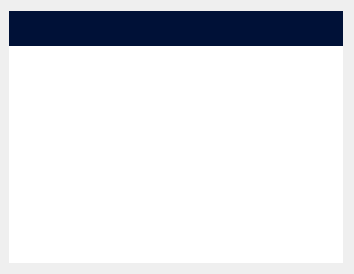
<?xml version="1.0" encoding="UTF-8"?>
<ui version="4.0">
 <class>Room_DataWid</class>
 <widget class="QWidget" name="Room_DataWid">
  <property name="geometry">
   <rect>
    <x>0</x>
    <y>0</y>
    <width>354</width>
    <height>274</height>
   </rect>
  </property>
  <property name="windowTitle">
   <string>Form</string>
  </property>
  <property name="styleSheet">
   <string notr="true"/>
  </property>
  <layout class="QGridLayout" name="gridLayout">
   <property name="leftMargin">
    <number>9</number>
   </property>
   <property name="spacing">
    <number>0</number>
   </property>
   <item row="0" column="0" colspan="2">
    <widget class="QWidget" name="titleWid" native="true">
     <property name="maximumSize">
      <size>
       <width>16777215</width>
       <height>35</height>
      </size>
     </property>
     <property name="styleSheet">
      <string notr="true">background-color: rgb(0,17,55);</string>
     </property>
    </widget>
   </item>
   <item row="1" column="0">
    <widget class="QWidget" name="volWid" native="true">
     <property name="styleSheet">
      <string notr="true">background-color: rgb(255, 255, 255);</string>
     </property>
    </widget>
   </item>
   <item row="1" column="1">
    <widget class="QWidget" name="curWid" native="true">
     <property name="styleSheet">
      <string notr="true">background-color: rgb(255, 255, 255);</string>
     </property>
    </widget>
   </item>
   <item row="2" column="0">
    <widget class="QWidget" name="powWid" native="true">
     <property name="styleSheet">
      <string notr="true">background-color: rgb(255, 255, 255);</string>
     </property>
    </widget>
   </item>
   <item row="2" column="1">
    <widget class="QWidget" name="pfWid" native="true">
     <property name="styleSheet">
      <string notr="true">background-color: rgb(255, 255, 255);</string>
     </property>
    </widget>
   </item>
  </layout>
 </widget>
 <resources/>
 <connections/>
</ui>
